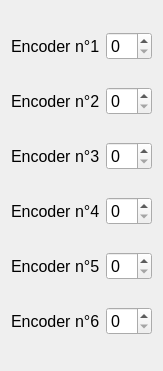
                    <widget class="QWidget" name="layoutWidget_3">
                        <property name="geometry">
                            <rect>
                                <x>360</x>
                                <y>40</y>
                                <width>161</width>
                                <height>371</height>
                            </rect>
                        </property>
                        <layout class="QVBoxLayout" name="verticalLayout_5">
                            <item>
                                <layout class="QHBoxLayout" name="horizontalLayout_61">
                                    <item>
                                        <widget class="QLabel" name="minEn1">
                                            <property name="font">
                                                <font>
                                                    <pointsize>12</pointsize>
                                                </font>
                                            </property>
                                            <property name="text">
                                                <string>Encoder n°1</string>
                                            </property>
                                        </widget>
                                    </item>
                                    <item>
                                        <widget class="QSpinBox" name="minEn1Val">
                                            <property name="font">
                                                <font>
                                                    <pointsize>12</pointsize>
                                                </font>
                                            </property>
                                        </widget>
                                    </item>
                                </layout>
                            </item>
                            <item>
                                <layout class="QHBoxLayout" name="horizontalLayout_62">
                                    <item>
                                        <widget class="QLabel" name="minEn2">
                                            <property name="font">
                                                <font>
                                                    <pointsize>12</pointsize>
                                                </font>
                                            </property>
                                            <property name="text">
                                                <string>Encoder n°2</string>
                                            </property>
                                        </widget>
                                    </item>
                                    <item>
                                        <widget class="QSpinBox" name="minEn2Val">
                                            <property name="font">
                                                <font>
                                                    <pointsize>12</pointsize>
                                                </font>
                                            </property>
                                        </widget>
                                    </item>
                                </layout>
                            </item>
                            <item>
                                <layout class="QHBoxLayout" name="horizontalLayout_63">
                                    <item>
                                        <widget class="QLabel" name="minEn3">
                                            <property name="font">
                                                <font>
                                                    <pointsize>12</pointsize>
                                                </font>
                                            </property>
                                            <property name="text">
                                                <string>Encoder n°3</string>
                                            </property>
                                        </widget>
                                    </item>
                                    <item>
                                        <widget class="QSpinBox" name="minEn3Val">
                                            <property name="font">
                                                <font>
                                                    <pointsize>12</pointsize>
                                                </font>
                                            </property>
                                        </widget>
                                    </item>
                                </layout>
                            </item>
                            <item>
                                <layout class="QHBoxLayout" name="horizontalLayout_64">
                                    <item>
                                        <widget class="QLabel" name="minEn4">
                                            <property name="font">
                                                <font>
                                                    <pointsize>12</pointsize>
                                                </font>
                                            </property>
                                            <property name="text">
                                                <string>Encoder n°4</string>
                                            </property>
                                        </widget>
                                    </item>
                                    <item>
                                        <widget class="QSpinBox" name="minEn4Val">
                                            <property name="font">
                                                <font>
                                                    <pointsize>12</pointsize>
                                                </font>
                                            </property>
                                        </widget>
                                    </item>
                                </layout>
                            </item>
                            <item>
                                <layout class="QHBoxLayout" name="horizontalLayout_65">
                                    <item>
                                        <widget class="QLabel" name="minEn5">
                                            <property name="font">
                                                <font>
                                                    <pointsize>12</pointsize>
                                                </font>
                                            </property>
                                            <property name="text">
                                                <string>Encoder n°5</string>
                                            </property>
                                        </widget>
                                    </item>
                                    <item>
                                        <widget class="QSpinBox" name="minEn5Val">
                                            <property name="font">
                                                <font>
                                                    <pointsize>12</pointsize>
                                                </font>
                                            </property>
                                        </widget>
                                    </item>
                                </layout>
                            </item>
                            <item>
                                <layout class="QHBoxLayout" name="horizontalLayout_66">
                                    <item>
                                        <widget class="QLabel" name="minEn6">
                                            <property name="font">
                                                <font>
                                                    <pointsize>12</pointsize>
                                                </font>
                                            </property>
                                            <property name="text">
                                                <string>Encoder n°6</string>
                                            </property>
                                        </widget>
                                    </item>
                                    <item>
                                        <widget class="QSpinBox" name="minEn6Val">
                                            <property name="font">
                                                <font>
                                                    <pointsize>12</pointsize>
                                                </font>
                                            </property>
                                        </widget>
                                    </item>
                                </layout>
                            </item>
                        </layout>
                    </widget>
